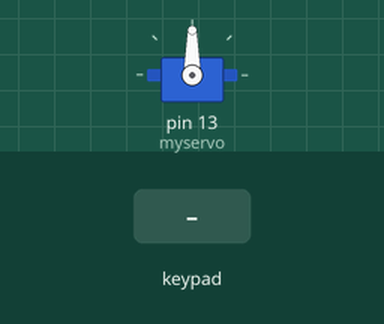
Simulated run of this sketch. Board: Arduino Mega 2560, built with avr-gcc and run on an emulated ATmega2560. Shown: servo. Inputs (shaded band) come from the test bench.

Above: at 1.2 s.
1.3 s: key '=' pressed
At 2.4 s:
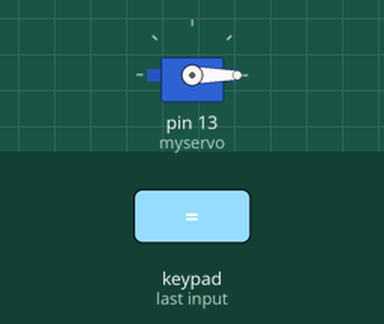
2.8 s: keypad keys 1 3 9 7 2 2 2 2 = pressed 0.4 s apart
At 6.3 s:
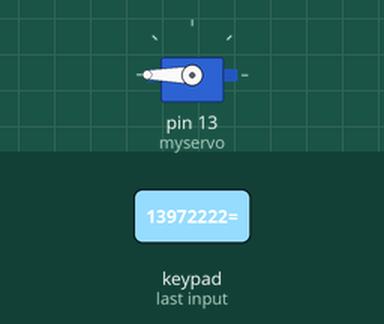
Timing chart, 0 to 7.8 s (numbered marks = the images above; inputs shaded):
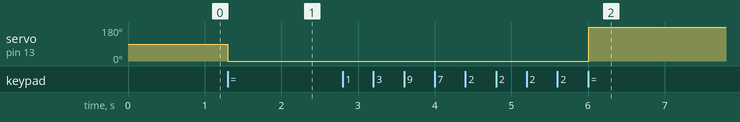

The sketch:

Q2.ino
```cpp
#include <Keypad.h>

const byte ROWS = 4;
const byte COLS = 4;

char keys[ROWS][COLS] = {
  {'7', '8', '9', '/'},
  {'4', '5', '6', '*'},
  {'1', '2', '3', '-'},
  {'C', '0', '=', '+'}
};

byte rowPins[ROWS] = {23, 24, 25, 26};
byte colPins[COLS] {28, 29, 30, 31};
Keypad keypad = Keypad( makeKeymap(keys), rowPins, colPins, ROWS, COLS);

String inputAngle = "";

#include <Servo.h>

Servo myservo;  // create servo object to control a servo


void setup() {
  myservo.attach(13, 1000, 2000);  // attaches the servo on pin 9 to the servo object

  Serial.begin(9600);
}

void loop() {
  char key = keypad.waitForKey();

  if (key == '='){
      int angle = inputAngle.toInt();
//      angle = map(angle, 0, 180, -90, 90);
      myservo.write(angle);                  // sets the servo position according to the scaled value
      delay(2000);                           // waits for the servo to get there

  }
    else if (key == 'C'){
      inputAngle = "";
    }
    else {
      inputAngle += key;
   }
}
```

Measured:
- after the input at 1.3 s, servo on pin 13 (myservo): 90° → 0° at once
- after the input at 2.8 s, servo on pin 13 (myservo): 0° → 180° after 3.2 s
